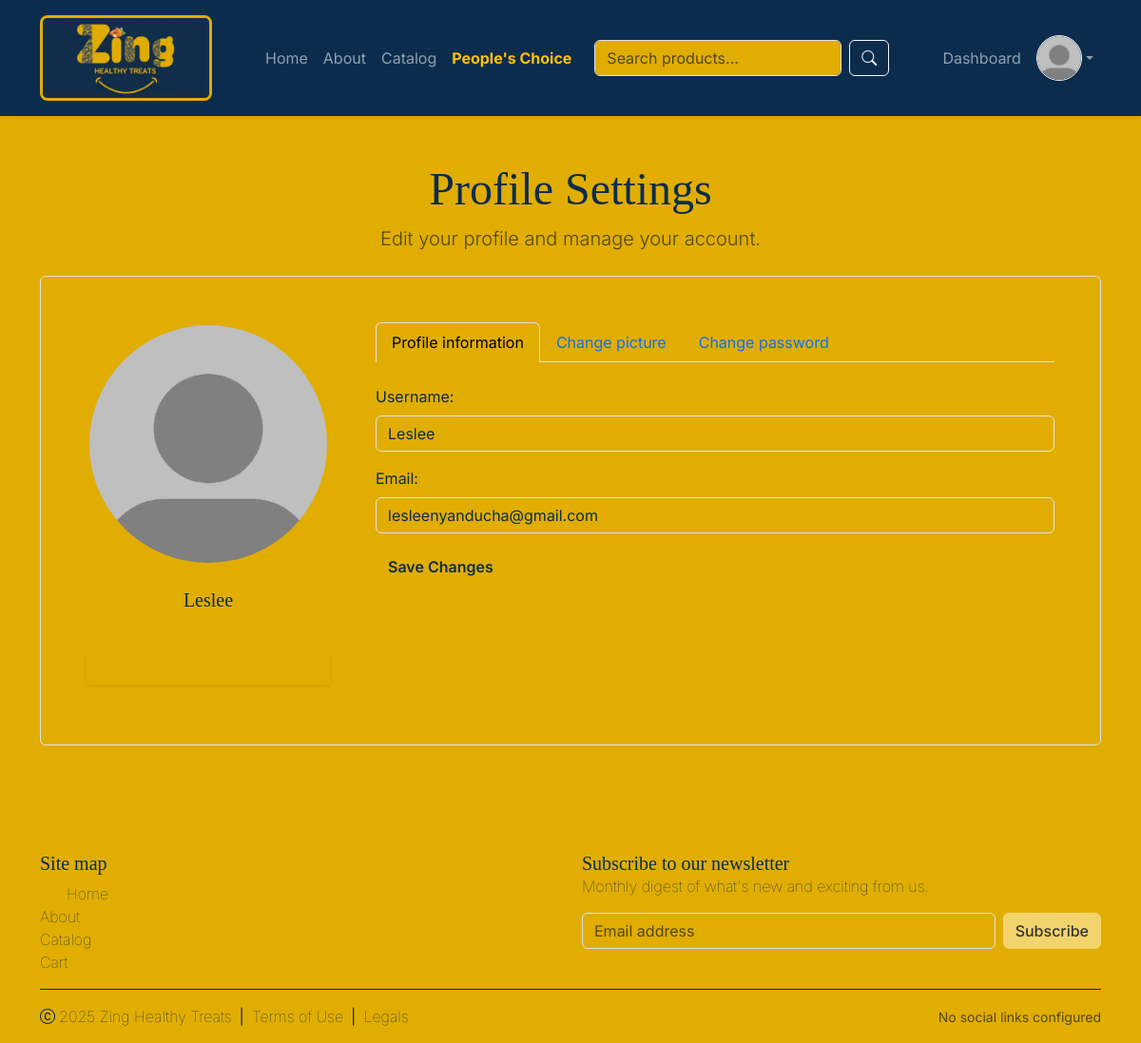
The page /profile (signed in) on the database its author committed.
### app/models.py (models this page shows, shortened)
class User(UserMixin, db.Model):
    id = db.Column(db.Integer, primary_key=True)
    username = db.Column(db.String(64), unique=True, nullable=False)
    email = db.Column(db.String(120), unique=True, nullable=False)
    address = db.Column(db.String(255))
    profile_picture = db.Column(db.String(128), default="default_profile.webp")
    password_hash = db.Column(db.String(256), nullable=False)
    is_admin = db.Column(db.Boolean, default=False, nullable=False)

### app/auth.py (the view, shortened to what this page needs)
@auth_bp.route("/profile", methods=["GET", "POST"])
@login_required
def profile():
    orders_query = Order.query.filter_by(user_id=current_user.id)
    orders_count = orders_query.count()
    last_order = orders_query.order_by(Order.created_at.desc()).first()
    if last_order:
        last_order_date = last_order.created_at.strftime("%d/%m/%Y")
    else:
        last_order_date = None
    return render_template("auth/profile.html", title="Profile", orders_count=orders_count, last_order_date=last_order_date)

### templates/auth/profile.html (shortened to what this page needs)
{% extends "base.html" %}
{% block content %}
<section class="mb-4">
    <h2 class="display-5 text-center">Profile Settings</h2>
    <p class="lead text-center text-muted">
        Edit your profile and manage your account.
    </p>
</section>
<section
    class="mb-5 p-5 d-flex flex-column flex-lg-row justify-content-center align-items-center align-items-lg-start gap-5 rounded border">
    <div class="d-flex flex-column justify-content-center align-items-center">
        <img class="mb-4 rounded-circle" width="256" height="256" src="{{ url_for('static', filename='images/profile_pictures/' + current_user.profile_picture) }}" alt="Profile picture">
        <h5 class="m-0">{{ current_user.username }}</h5>
        <small class="mb-4 fst-italic text-primary">{{ current_user.email }}</small>
        <div id="adress-display" class="p-3 d-flex justify-content-center align-items-center shadow-sm">
        </div>
    </div>
    <div class="w-100 col">
        <ul id="profile-tabs" class="nav nav-tabs mb-4 d-none d-lg-flex" role="tablist">
            <li class="nav-item" role="presentation">
                <button id="info-tab" class="nav-link {% if active_tab=='info' or not active_tab %}active{% endif %}" data-bs-toggle="tab" data-bs-target="#tab-info" type="button" role="tab" aria-controls="tab-info" aria-selected="{% if active_tab=='info' or not active_tab %}true{% else %}false{% endif %}">
                    Profile information
                </button>
            </li>
            <li class="nav-item" role="presentation">
                <button id="picture-tab" class="nav-link {% if active_tab=='picture' %}active{% endif %}" data-bs-toggle="tab" data-bs-target="#tab-picture" type="button" role="tab" aria-controls="tab-picture" aria-selected="{% if active_tab=='picture' %}true{% else %}false{% endif %}">
                    Change picture
                </button>
            </li>
            <li class="nav-item" role="presentation">
                <button id="password-tab" class="nav-link {% if active_tab=='password' %}active{% endif %}" data-bs-toggle="tab" data-bs-target="#tab-password" type="button" role="tab" aria-controls="tab-password" aria-selected="{% if active_tab=='password' %}true{% else %}false{% endif %}">
                    Change password
                </button>
            </li>
        </ul>
        <div class="tab-content d-none d-lg-block" id="profileTabsContent" style="min-height: 330px;">
            <div id="tab-info" class="tab-pane fade {% if active_tab=='info' or not active_tab %}show active{% endif %}" role="tabpanel" aria-labelledby="info-tab">
                {% include "partials/profile_info.html" %}
            </div>
        </div>
    </div>
</section>
{% endblock %}

### templates/base.html (shortened to what this page needs)
<!DOCTYPE html>
<html lang="en">
<head>
	<link href="https://cdn.jsdelivr.net/npm/bootstrap@5.3.5/dist/css/bootstrap.min.css" rel="stylesheet">
	<link rel="stylesheet" href="{{ url_for('static', filename='css/style.css') }}?v=3">
	<link rel="stylesheet" href="https://cdn.jsdelivr.net/npm/bootstrap-icons@1.11.3/font/bootstrap-icons.min.css" media="print" onload="this.media='all'">
	<link href="https://unpkg.com/aos@2.3.1/dist/aos.css" rel="stylesheet" media="print" onload="this.media='all'">
</head>
<body class="min-vh-100 d-flex flex-column {{ current_theme }}">
	<header>
		<nav class="navbar navbar-expand-lg navbar-dark bg-zing-blue shadow-sm">
			<div class="container">
				<a class="m-0 py-2 navbar-brand" href="{{ url_for('index') }}">
					<img src="{{ url_for('static', filename='images/logo_zing.webp') }}" alt="Zing Healthy Treats"
						height="90">
				</a>
				<div id="main-navbar" class="collapse navbar-collapse ms-lg-5 pb-3 pb-lg-0">
					<ul class="navbar-nav align-items-center">
						<li class="nav-item">
							<a class="nav-link" href="{{ url_for('index') }}">Home</a>
						</li>
						<li class="nav-item">
							<a class="nav-link" href="{{ url_for('about') }}">About</a>
						</li>
						<li class="nav-item">
							<a class="nav-link" href="{{ url_for('catalog') }}">Catalog</a>
						</li>
						<li class="nav-item">
							<a class="nav-link text-warning fw-bold" href="{{ url_for('peoples_choice') }}">People's
								Choice</a>
						</li>
					</ul>
					<form class="d-flex mx-lg-3 my-3 my-lg-0" method="get" action="{{ url_for('catalog') }}">
						<input class="form-control me-2" type="search" name="search" placeholder="Search products..."
							value="{{ request.args.get('search', '') }}" aria-label="Search">
						<button class="btn btn-outline-light" type="submit">
							<i class="bi bi-search"></i>
						</button>
					</form>
					<ul class="navbar-nav ms-auto align-items-center">
						{% if current_user.is_authenticated %}
						{% if current_user.is_admin %}
						<li class="nav-item">
							<a class="nav-link" href="{{ url_for('dashboard') }}">Dashboard</a>
						</li>
						<li class="nav-item d-none d-lg-flex dropdown">
							<a class="nav-link dropdown-toggle d-flex align-items-center" href="#"
								data-bs-toggle="dropdown">
								<img class="avatar rounded-circle border border-light"
									src="{{ url_for('static', filename='images/profile_pictures/' + current_user.profile_picture) }}"
									alt="Profile picture">
							</a>
						</li>
						{% endif %}
						{% endif %}
					</ul>
				</div>
			</div>
		</nav>
	</header>
	<main class="py-5 d-flex flex-grow-1 flex-shrink-0 justify-content-center align-items-start">
		<div class="container d-flex justify-content-center align-items-center">
			<div class="w-100">
				{% block content %}
				{% endblock %}
			</div>
		</div>
	</main>
	<div class="p-3 d-none d-lg-flex position-fixed bottom-0 end-0" style="z-index: 1055;">
	</div>
	<footer class="mt-auto text-dark" style="background-color: #E1AD01;">
		<div class="container">
			<div class="row py-3">
				<div class="d-none d-lg-flex flex-column justify-content-between col-6">
					<h5>Site map</h5>
					<ul class="nav flex-column">
						<li>
							<a class="link-dark fw-lighter link-underline link-underline-opacity-0 d-flex align-items-center gap-2"
								href="{{ url_for('index') }}" id="nav-home-link">
								<div id="lottie-home" style="width: 20px; height: 20px;"></div>
								Home
							</a>
						</li>
						<li>
							<a class="link-dark fw-lighter link-underline link-underline-opacity-0"
								href="{{ url_for('about') }}">About</a>
						</li>
						<li>
							<a class="link-dark fw-lighter link-underline link-underline-opacity-0"
								href="{{ url_for('catalog') }}">Catalog</a>
						</li>
						<li>
							<a class="link-dark fw-lighter link-underline link-underline-opacity-0"
								href="{{ url_for('cart') }}">Cart</a>
						</li>
					</ul>
				</div>
				<div class="col-12 col-lg-6">
					<form class="h-100 d-flex flex-column">
						<div>
							<h5 class="m-0 p-0">Subscribe to our newsletter</h5>
							<p class="m-0 p-0 fs-tiny fs-lg-6 fw-lighter text-dark">Monthly digest of what's new and
								exciting from us.</p>
						</div>
						<div class="w-100 mt-3 d-flex gap-2">
							<input id="newsletter" class="form-control" type="email" placeholder="Email address">
							<button class="btn btn-success" type="button">Subscribe</button>
						</div>
					</form>
				</div>
			</div>
			<div
				class="py-3 d-flex flex-column-reverse flex-lg-row gap-2 justify-content-between align-items-center border-top border-dark">
				<div class="d-flex justify-content-center align-items-center">
					<span class="fs-tiny fs-lg-6 fw-lighter text-dark"><i class="bi bi-c-circle me-1 text-dark"></i>2025
						Zing Healthy Treats</span>
					<span class="mx-2 my-0 p-0 link-dark">|</span>
					<a class="fs-tiny fs-lg-6 link-dark fw-lighter link-underline link-underline-opacity-0"
						href="{{ url_for('terms_of_use') }}">Terms of Use</a>
					<span class="mx-2 my-0 p-0 link-dark">|</span>
					<a class="fs-tiny fs-lg-6 link-dark fw-lighter link-underline link-underline-opacity-0"
						href="{{ url_for('legals') }}">Legals</a>
				</div>
				<ul class="m-0 p-0 d-flex list-unstyled">
					{% for link in social_links %}
					<li class="ms-2">
						<a class="fs-4 link-dark" href="{{ link.url }}" target="_blank"
							aria-label="{{ link.platform }}">
							<i class="{{ link.icon_class }}"></i>
						</a>
					</li>
					{% else %}
					<li class="ms-2">
						<span class="text-muted small">No social links configured</span>
					</li>
					{% endfor %}
				</ul>
			</div>
		</div>
	</footer>
</body>
</html>

### templates/partials/profile_info.html (shortened to what this page needs)
<form method="post">
    <div class="mb-3">
        <label class="form-label">Username:</label>
        <input class="form-control" type="text" name="username" value="{{ current_user.username }}" required>
    </div>
    <div class="mb-3">
        <label class="form-label">Email:</label>
        <input class="form-control" type="email" name="email" value="{{ current_user.email }}" required>
    </div>
    <button class="btn btn-primary" type="submit">Save Changes</button>
</form>

### static/css/style.css (style rules this page uses)
*, *::before, *::after { box-sizing: border-box; margin: 0; padding: 0; scroll-behavior: smooth; }
body { font-family: 'Inter', sans-serif; }
h1, h2, h3, h4, h5, h6, .navbar-brand, .display-1, .display-2, .display-3, .display-4, .display-5, .display-6, .section-title { font-family: 'Instrument Serif', serif; }
* { -moz-user-select: none; -ms-user-select: none; -webkit-user-select: none; user-select: none; }
input, textarea, select { -moz-user-select: text; -ms-user-select: text; -webkit-user-select: text; user-select: text; }
.avatar { width: 3rem; height: 3rem; object-fit: cover; }
#adress-display { min-width: 16rem; }
:root { --bs-primary: #E1AD01; --bs-primary-rgb: 225, 173, 1; --bs-primary-bg-subtle: #FFF8E1; --bs-primary-border-subtle: #FFE082; --bs-primary-text-emphasis: #0B2C4D; --bs-dark: #0B2C4D; --bs-dark-rgb: 11, 44, 77; --bs-success: #F3D36B; --bs-success-rgb: 243, 211, 107; --bs-success-bg-subtle: #FAF7F2; --bs-success-border-subtle: #F3D36B; --bs-success-text-emphasis: #333333; --bs-body-bg: #E1AD01; --bs-body-color: #0B2C4D; }
.btn-primary { --bs-btn-color: #0B2C4D; --bs-btn-bg: #E1AD01; --bs-btn-border-color: #E1AD01; --bs-btn-hover-color: #0B2C4D; --bs-btn-hover-bg: #CCA000; --bs-btn-hover-border-color: #B58E00; --bs-btn-focus-shadow-rgb: 225, 173, 1; --bs-btn-active-color: #0B2C4D; --bs-btn-active-bg: #B58E00; --bs-btn-active-border-color: #A37F00; --bs-btn-disabled-color: #0B2C4D; --bs-btn-disabled-bg: #E1AD01; --bs-btn-disabled-border-color: #E1AD01; font-weight: 600; }
.text-primary { color: #E1AD01 !important; }
.bg-zing-blue { background-color: #0B2C4D !important; color: #FAF7F2; }
.btn-success { --bs-btn-color: #333333; --bs-btn-bg: #F3D36B; --bs-btn-border-color: #F3D36B; --bs-btn-hover-color: #333333; --bs-btn-hover-bg: #EAC040; --bs-btn-hover-border-color: #E5B830; --bs-btn-focus-shadow-rgb: 243, 211, 107; --bs-btn-active-color: #333333; --bs-btn-active-bg: #E5B830; --bs-btn-active-border-color: #DDAF20; font-weight: 500; }
body { background-color: var(--bs-body-bg); color: var(--bs-body-color); }
.btn { transition: all 0.3s cubic-bezier(0.25, 0.8, 0.25, 1); }
img { border: 3px solid #E1AD01; border-radius: 8px; }
.theme-halloween { border-color: #FF7518 !important; }

### rows shown on the page
User: profile_picture (placeholder picture), username "Leslee", email "lesleenyanducha@gmail.com"
